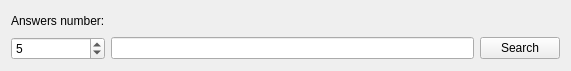
<?xml version="1.0" encoding="UTF-8"?>
<ui version="4.0">
 <class>SearchLine</class>
 <widget class="QWidget" name="SearchLine">
  <property name="geometry">
   <rect>
    <x>0</x>
    <y>0</y>
    <width>571</width>
    <height>71</height>
   </rect>
  </property>
  <property name="windowTitle">
   <string>Form</string>
  </property>
  <layout class="QGridLayout" name="gridLayout">
   <item row="0" column="0">
    <widget class="QLabel" name="label">
     <property name="text">
      <string>Answers number:</string>
     </property>
    </widget>
   </item>
   <item row="1" column="0">
    <widget class="QSpinBox" name="spinBox">
     <property name="minimum">
      <number>1</number>
     </property>
     <property name="value">
      <number>5</number>
     </property>
    </widget>
   </item>
   <item row="1" column="1">
    <widget class="QLineEdit" name="lineEdit"/>
   </item>
   <item row="1" column="2">
    <widget class="QPushButton" name="searchButton">
     <property name="text">
      <string>Search</string>
     </property>
    </widget>
   </item>
  </layout>
 </widget>
 <resources/>
 <connections/>
</ui>
